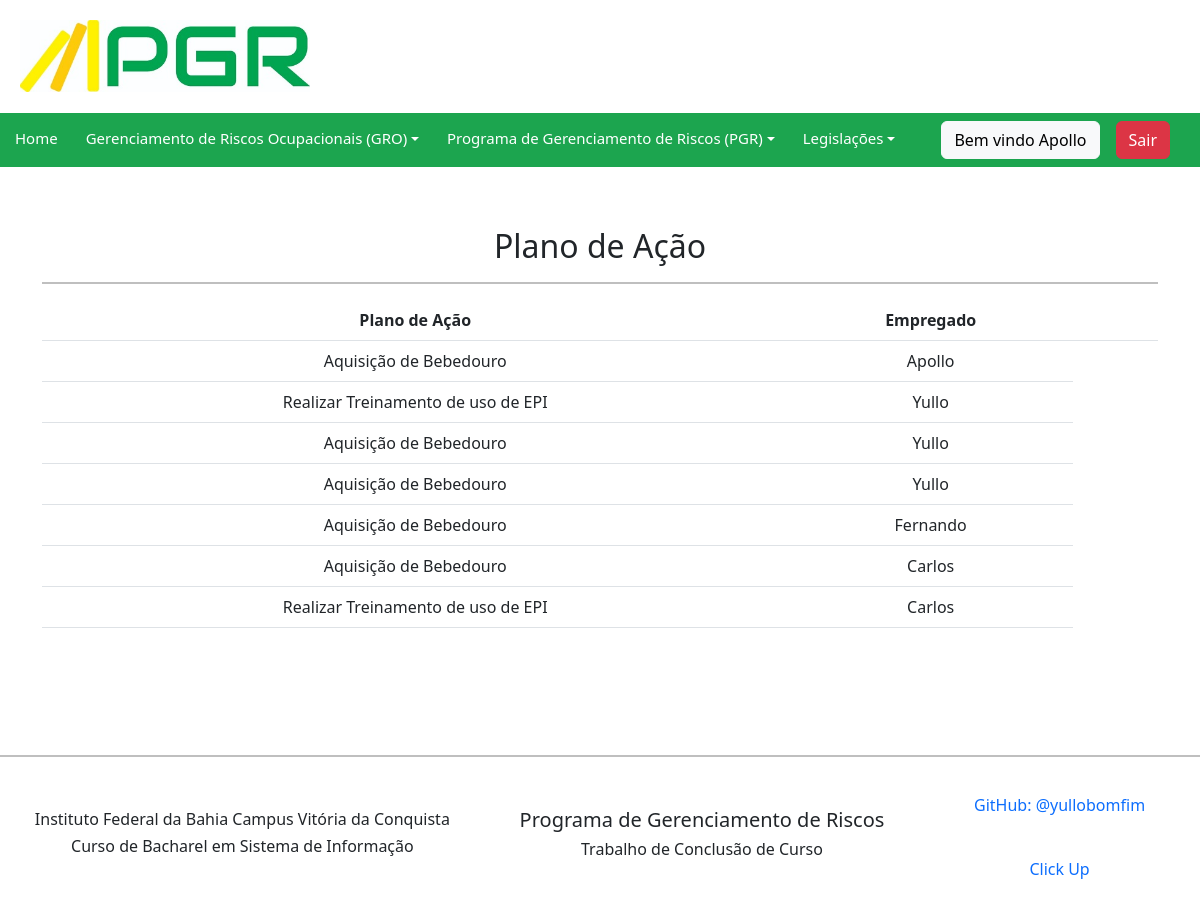
Screenshot of /empregadoplano/ (signed in) with the database file from the repository.
### pgr/models.py (models this page shows, shortened)
class Empregadoplano(models.Model):
    empregado = models.ForeignKey(Empregado, verbose_name=("empregado"), on_delete=models.CASCADE)
    plano_acao = models.ForeignKey(Planoacao, verbose_name=("plano_acao"), on_delete=models.CASCADE)
    class Meta:
        verbose_name = "empregadoplano"
        verbose_name_plural = "empregadosplanos"
        ordering = ['empregado']

class Planoacao(models.Model):
    inventario = models.ForeignKey(Inventario, verbose_name=("inventario"), on_delete=models.CASCADE)
    oque = models.CharField(max_length=1000)
    porque = models.CharField(max_length=1000)
    quando = models.CharField(max_length=1000)
    quem = models.CharField(max_length=1000)
    onde = models.CharField(max_length=1000)
    como = models.CharField(max_length=1000)
    quanto = models.DecimalField(max_digits=7, decimal_places=2)
    def __str__(self):
        return str(self.oque)
    class Meta:
        verbose_name = "plano_acao"
        verbose_name_plural = "planos_acao"
        ordering = ['inventario']

class Empregado(models.Model):
    user = models.ForeignKey(User, on_delete=models.CASCADE)
    empresa = models.ForeignKey(Empresa, verbose_name=("empresa"), on_delete=models.CASCADE)
    funcao = models.ForeignKey(Funcao, verbose_name=("funcao"), on_delete=models.CASCADE)
    def __str__(self):
        return f"{self.user}"
    class Meta:
        verbose_name = "empregado"
        verbose_name_plural = "empregados"
        ordering = ['user']

### pgr/views.py (the view)
# urls.py: path('empregadoplano/', EmpregadoplanoListView.as_view(), name='empregadoplano_list'),
class EmpregadoplanoListView(LoginRequiredMixin, ListView):
    login_url = reverse_lazy('login')
    model = Empregadoplano
    template_name = 'empregadoplano_list.html'
    context_object_name = 'empregadosplanos'

### pgr/templates/empregadoplano_list.html (shortened to what this page needs)
{% extends 'base.html' %}
{% load bootstrap %}
{% block content %}
<div class="container">
  <div class="side-logo">
      <div class="table-responsive">
          <h2> Plano de Ação</h2>
          <hr>
          <table class="table">
            <thead>
              <tr>
                <th>Plano de Ação</th>
                <th>Empregado</th>
                <th></th>
                <th></th>
              </tr>
            </thead>
            <tbody>
              {% for empregadoplano in empregadosplanos %}
                <tr>
                  <td>{{ empregadoplano.plano_acao }}</td>
                  <td>{{ empregadoplano.empregado }}</td>
                  {% empty %}
                  <td>Nenhum Plano de Ação cadastrado.</td>
              {% endfor %}
            </tbody>
        </table>
    </div>
</div>
</div>
{% endblock %}

### pgr/templates/includes/navbar.html (shortened to what this page needs)
<nav class="navbar navbar-expand-lg navbar-light" style="background-color: #1ca54f;">
    <ul class="navbar-nav nav-text me-auto mb-2 mb-lg-0">
        <li class="nav-item">
            <a class="nav-link" href="{% url 'home'%}" >Home</a>
        </li>
        {% if user.is_authenticated %}
        <li class="nav-item dropdown dmenu">
            <a class="nav-link dropdown-toggle" href="#" id="navbardrop" data-toggle="dropdown">Gerenciamento de Riscos Ocupacionais (GRO)</a>
        </li>
        <li class="nav-item dropdown dmenu">
            <a class="nav-link dropdown-toggle" href="#" id="navbardrop" data-toggle="dropdown">Programa de Gerenciamento de Riscos (PGR)</a>
        </li>
        {% endif %}
        <li class="nav-item">
            <li class="nav-item dropdown dmenu">
            <a class="nav-link dropdown-toggle" href="#" id="navbardrop" data-toggle="dropdown">Legislações</a>
        </li>
    </ul>
        <div class="d-flex gap-3 align-items-center" style="margin-right: 30px">
            {% if user.is_authenticated %}
                <span class="btn btn-light">Bem vindo {{request.user|title}}</span>
                <a class="btn btn-danger" href="{% url 'logout' %}">Sair</a>
            {% endif %}
        </div>
</nav>

### pgr/static/css/pgr.css (style rules this page uses)
.side-logo { text-align: center; margin-top: 60px; }
.navbar-light .navbar-nav .nav-link { display: block; color: #fff; padding-left: 15px; padding-top: 5px; font-size: 15px; margin-right: 5px; text-decoration: none; transition: color 0.3s ease-in-out, background-color 0.3s ease-in-out; }
.container { min-height: inherit; margin: auto; justify-content: center; align-items: center; }
hr { height: 2px; width: 100%; border: 1px solid black; }

### rows the page displays
Empregadoplano: plano_acao "Aquisição de Bebedouro", empregado "Apollo"
Empregadoplano: plano_acao "Realizar Treinamento de uso de EPI", empregado "Yullo"
Empregadoplano: plano_acao "Aquisição de Bebedouro", empregado "Yullo"
Empregadoplano: plano_acao "Aquisição de Bebedouro", empregado "Yullo"
Empregadoplano: plano_acao "Aquisição de Bebedouro", empregado "Fernando"
Empregadoplano: plano_acao "Aquisição de Bebedouro", empregado "Carlos"
Empregadoplano: plano_acao "Realizar Treinamento de uso de EPI", empregado "Carlos"

### other values shown
{{ request.user|title }} "Apollo"
